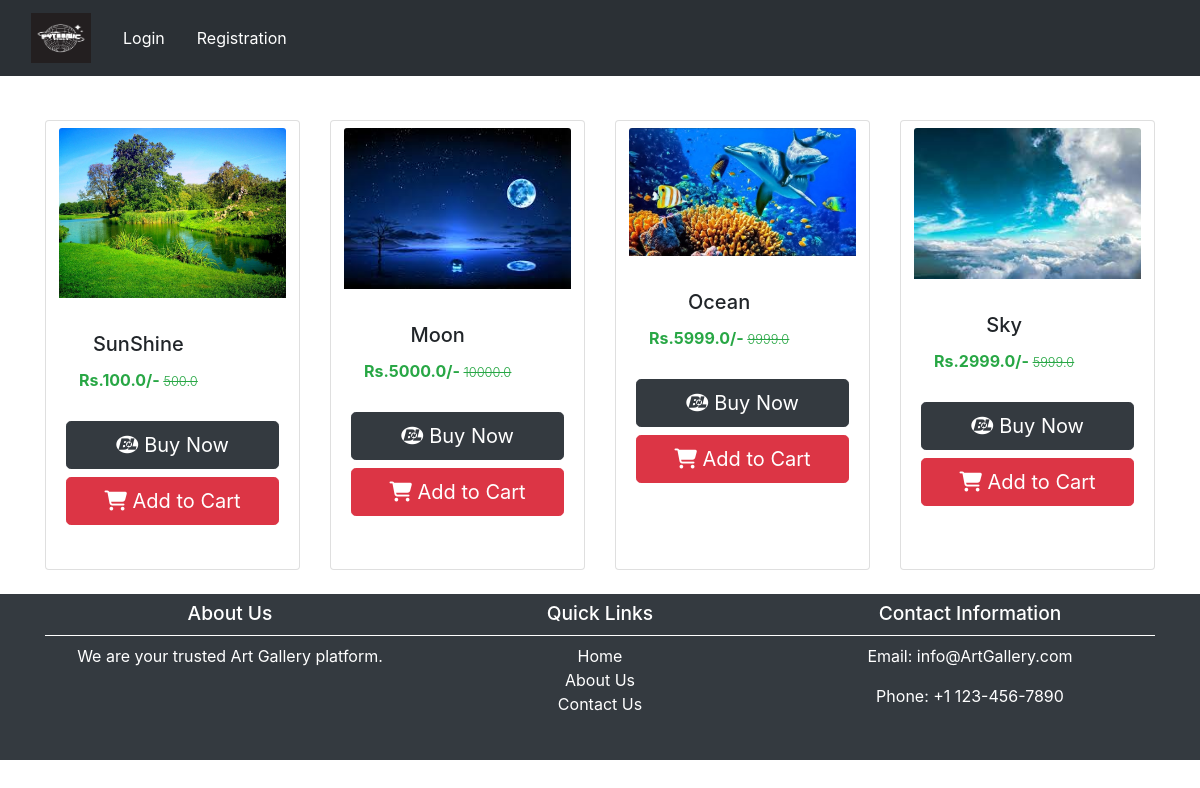
/category/ph, run on the app's committed database.
### app/models.py (models this page shows, shortened)
class Art(models.Model):
    title=models.CharField(max_length=100)
    selling_price=models.FloatField()
    discount_price=models.FloatField()
    discription=models.TextField()
    category=models.CharField(choices=CATEGORY_CHOICES,max_length=2)
    art_image=models.ImageField(upload_to='art')

### app/views.py (the view)
# urls.py: path('category/<slug:val>',CategoryView.as_view(),name="category"),
class CategoryView(View):
    def get(self,request,val):
        art=Art.objects.filter(category=val)
        title = Art.objects.filter(category=val).values('title')
        return render(request,'category.html',locals())

### templates/category.html (shortened to what this page needs)
{% extends 'base.html' %}
{% load static %}
{% block content %}
<br/><br/><br/><br/>
<div class="container">
    <div class="row row-cols-1 row-cols-md-3 g-4">
        {% for artt in art %}
        <div class="col">
            <a href="{% url 'product-details' artt.id %}" class="btn">
            <div class="card h-100">
                <img src="{{ artt.art_image.url }}" class="card-img-top" alt="{{ artt.title }}">
                <div class="card-body">
                    <h5 class="card-title">{{ artt.title }}</h5>
                    <p class="card-text fw-bold text-success">
                        Rs.{{ artt.discount_price }}/-
                        <small class="fw-light text-decoration-line-through"><del>{{ artt.selling_price }}</del></small>
                    </p>
                    <div class="d-grid gap-2">
                        <a href="#" class="btn btn-dark btn-lg text-white">
                            <i class="fa-brands fa-buy-n-large"></i> Buy Now
                        </a>
                        <a href="/addtocart" class="btn btn-danger btn-lg text-white" role="button">
    <i class="fa-solid fa-cart-shopping"></i> Add to Cart
</a>
                    </div>
                </div>
            </div>
            </a>
        </div>
        {% endfor %}
    </div>
</div>
{% endblock content %}

### static/css/footer.css (style rules this page uses)
.container { display: flex; justify-content: space-between; max-width: 1200px; margin: 0 auto; }

### templates/base.html (style rules this page uses)
body { height: 2000px; }

### data on the page
Art: art_image (picture), title "SunShine", discount_price "100.0", selling_price "500.0"
Art: art_image (picture), title "Moon", discount_price "5000.0", selling_price "10000.0"
Art: art_image (picture), title "Ocean", discount_price "5999.0", selling_price "9999.0"
Art: art_image (picture), title "Sky", discount_price "2999.0", selling_price "5999.0"
